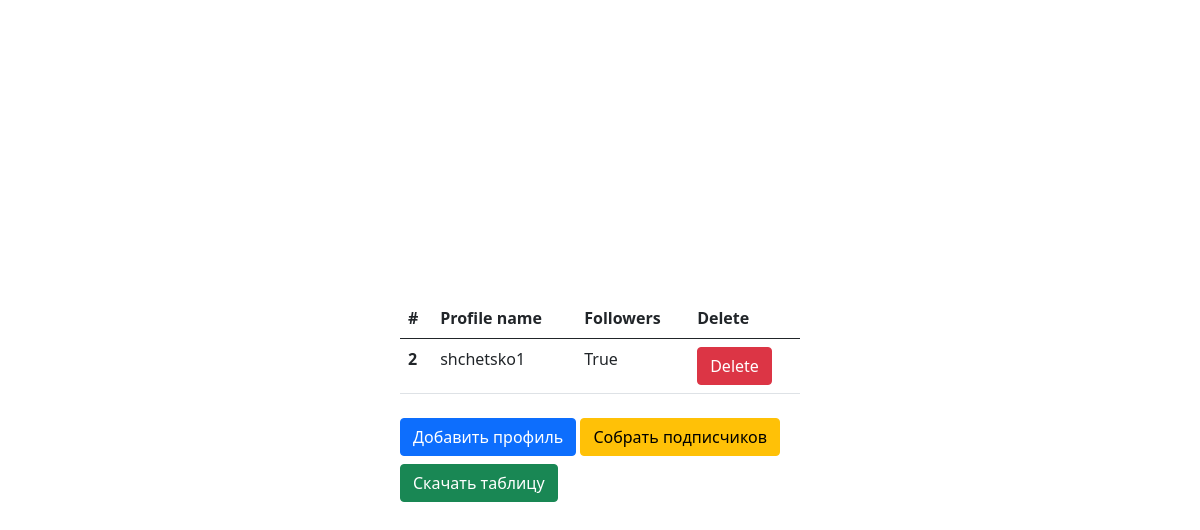
Page /list on the committed database.
### followers/models.py (models this page shows, shortened)
class Profile (models.Model):
    name = models.CharField(max_length=100 , verbose_name='Имя профиля')
    download = models.BooleanField(null=False, default=False)

### followers/views.py (the view)
# urls.py: path('list',views.ProfileList.as_view(),name = 'list'),
class ProfileList (ListView):
    model = Profile
    template_name = 'list.html'

### templates/list.html (shortened to what this page needs)
{% extends 'base.html' %}
{% block content %}
<div class="container">
    <form method="get" action="" class="col-sm-4 position-absolute top-50 start-50 translate-middle">
        <table class="table">
            <thead>
            <tr>
              <th scope="col">#</th>
              <th scope="col">Profile name</th>
              <th scope="col">Followers</th>
              <th scope="col">Delete</th>
            </tr>
            </thead>
            <tbody>
            {% for profile in object_list %}
                <tr>
                  <th scope="row">{{ profile.pk }}</th>
                  <td>{{ profile.name }}</td>
                  <td>{{ profile.download }}</td>
                  <td><a type="button" class="btn btn-danger" href="{% url 'delete' profile.pk %}">Delete</a></td>
                </tr>
            {% endfor %}
            </tbody>
        </table>
        <a href="{% url 'home' %}" class="btn btn-primary mt-2">Добавить профиль</a>
        <a href="{% url 'save' %}" class="btn btn-warning mt-2">Собрать подписчиков</a>
        <a href="{% url 'download' %}" class="btn btn-success mt-2">Скачать таблицу</a>
    </form>
</div>
{% endblock %}

### rows in the picture
Profile: pk "2", name "shchetsko1", download "True"
